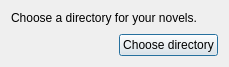
<?xml version="1.0" encoding="UTF-8"?>
<ui version="4.0">
 <class>DirectoryPickerDialog</class>
 <widget class="QDialog" name="DirectoryPickerDialog">
  <property name="geometry">
   <rect>
    <x>0</x>
    <y>0</y>
    <width>229</width>
    <height>67</height>
   </rect>
  </property>
  <property name="windowTitle">
   <string>Dialog</string>
  </property>
  <layout class="QVBoxLayout" name="verticalLayout">
   <item alignment="Qt::AlignTop">
    <widget class="QLabel" name="label">
     <property name="text">
      <string>Choose a directory for your novels.</string>
     </property>
    </widget>
   </item>
   <item alignment="Qt::AlignRight">
    <widget class="QPushButton" name="btnDir">
     <property name="maximumSize">
      <size>
       <width>200</width>
       <height>16777215</height>
      </size>
     </property>
     <property name="cursor">
      <cursorShape>PointingHandCursor</cursorShape>
     </property>
     <property name="text">
      <string>Choose directory</string>
     </property>
     <property name="positive" stdset="0">
      <bool>true</bool>
     </property>
    </widget>
   </item>
  </layout>
 </widget>
 <resources/>
 <connections/>
</ui>
